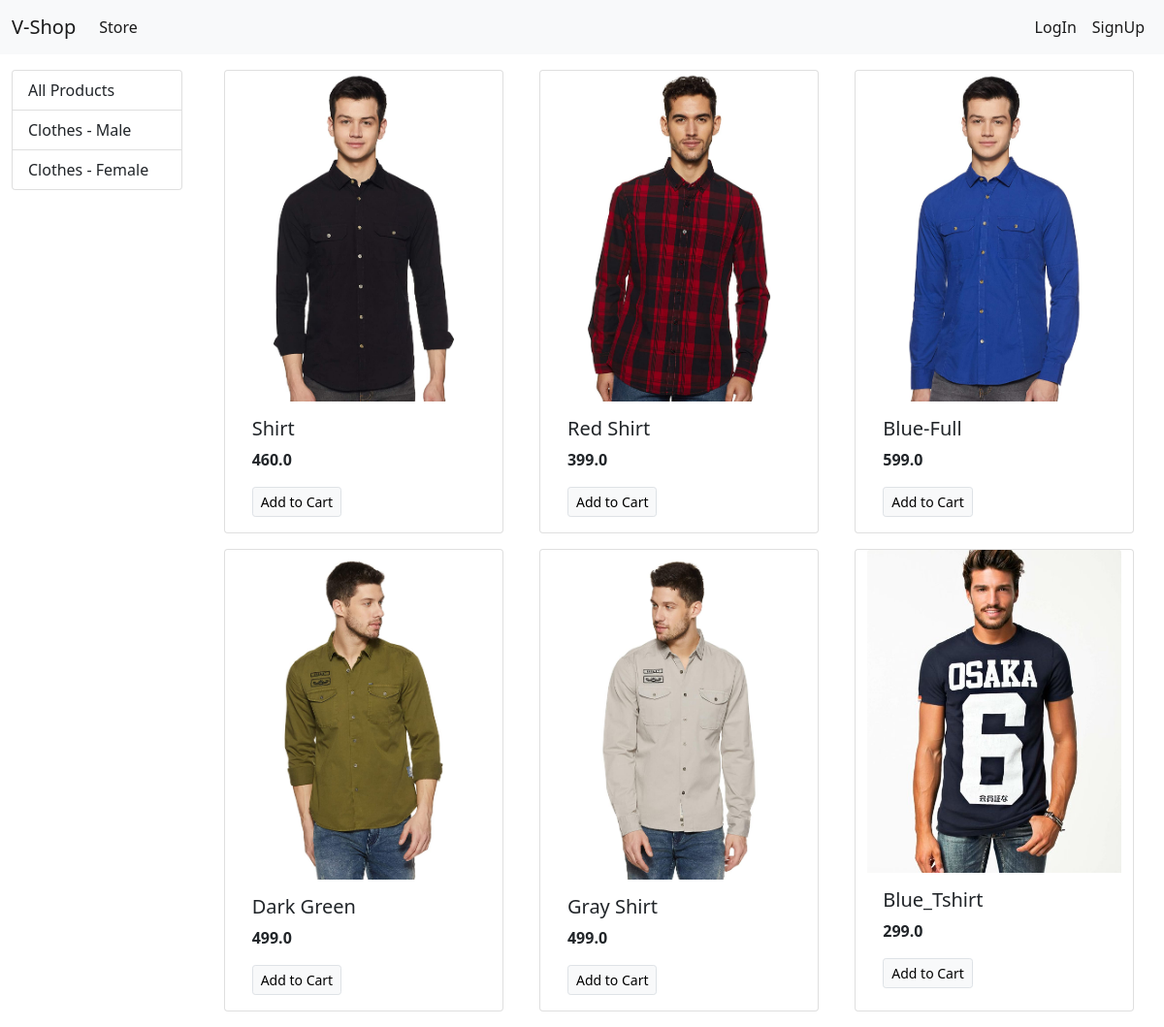
/?category=1, run on the app's committed database.
### store/models/category.py (models this page shows, shortened)
class Category(models.Model):
    name = models.CharField(max_length=20)
    @staticmethod
    def get_all_category():
        return Category.objects.all()

### store/models/product.py (models this page shows, shortened)
class Product(models.Model):
    name = models.CharField(max_length=50)
    price = models.FloatField(default=0)
    category = models.ForeignKey(Category, on_delete=models.CASCADE,default=1)
    description = models.CharField(max_length=200,default='')
    image = models.ImageField(upload_to='uploads/products/')
    @staticmethod
    def get_all_products_by_id(category_id):
        if category_id:
            return Product.objects.filter(category=category_id)
        else:
            return Product.objects.all()

### store/views.py (the view)
# urls.py: path('', index,name='homepage'),
def index(request):
    prod = None
    categories = Category.get_all_category()
    categoryId = request.GET.get('category')
    if categoryId:
        prod = Product.get_all_products_by_id (categoryId)
    else:
        prod = Product.get_all_products()
    data = {}
    data ['products'] = prod
    data ['categories'] = categories
    print('You are: ',request.session.get('customer'))
    return render(request,'index.html',data)

### store/templates/index.html
    {% extends 'base.html' %}
    {% block content %}
        <div class="container-fluid mt-3">
            <div class="row">
                <div class="col-lg-2 mx-auto">
                    <div class="list-group">
                        <a href="/" class="list-group-item list-group-item-action">All Products</a>
                        {% for category in categories %}
                        <a href="/?category={{category.id}}" class="list-group-item list-group-item-action">{{category.name}}</a>
                        {% endfor %}
                    </div>
                </div>
                <div id='products' class="col-lg-10 mx-auto">
                    <div class="row mx-auto">
                        {% for prod in products %}
                                <div class="card mx-auto mb-3" style="width: 18rem;">
                                    <img src="{{prod.image.url}}" class="card-img-top" alt="card img">
                                    <div class="card-body">
                                    <h5 class="card-title">{{prod.name}}</h5>
                                    <p class="card-text"><b>{{prod.price}}</b></p>
                                    <a href="#" class="btn btn-light border btn-sm">Add to Cart</a>
                                    </div>
                                </div>
                        {% endfor %}
                    </div>
                </div>
            </div>
        </div>
    {% endblock%}

### data on the page
Category: name "Clothes - Male"
Category: name "Clothes - Female"
Product: image (picture), name "Shirt", price "460.0"
Product: image (picture), name "Red Shirt", price "399.0"
Product: image (picture), name "Blue-Full", price "599.0"
Product: image (picture), name "Dark Green", price "499.0"
Product: image (picture), name "Gray Shirt", price "499.0"
Product: image (picture), name "Blue_Tshirt", price "299.0"
